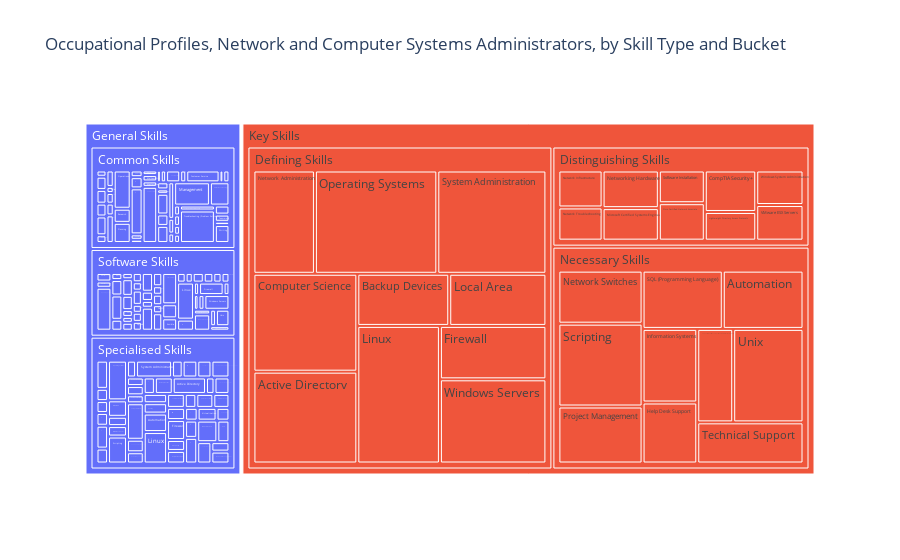

Notebook code for this chart:
### Markdown cell above
## Occupational Profiles

#### Graph showing the variables and hierarchy of data.

### Code cell
# Treemap
today_skill_treemap = px.treemap(
    occupationskills_ncsa,
    path=['bucket', 'skilltype', 'skills'],  # Path to hierarchy
    values='postings',
    title='Occupational Profiles, Network and Computer Systems Administrators, by Skill Type and Bucket',
    color='bucket',
    #color_discrete_sequence=group_colors
)
today_skill_treemap.update_traces(hovertemplate='%{label}', sort=False)
today_skill_treemap.show()

### Figure 1 — Plotly figure (JSON) as saved in the notebook; plotly's stock layout.template omitted (floating-point values rounded to 4 significant figures; data arrays with more than 128 entries replaced by an {"elided": "..."} marker saying what was removed)
{"data": [{"branchvalues": "total", "customdata": {"elided": "188x1 str values"}, "domain": {"x": [0, 1], "y": [0, 1]}, "hovertemplate": "%{label}", "ids": {"elided": "188 str values"}, "labels": {"elided": "188 str values"}, "marker": {"colors": {"elided": "188 str values"}}, "name": "", "parents": {"elided": "188 str values"}, "sort": false, "type": "treemap", "values": {"elided": "188 int values"}}], "layout": {"autosize": true, "legend": {"tracegroupgap": 0}, "title": {"text": "Occupational Profiles, Network and Computer Systems Administrators, by Skill Type and Bucket"}}}
